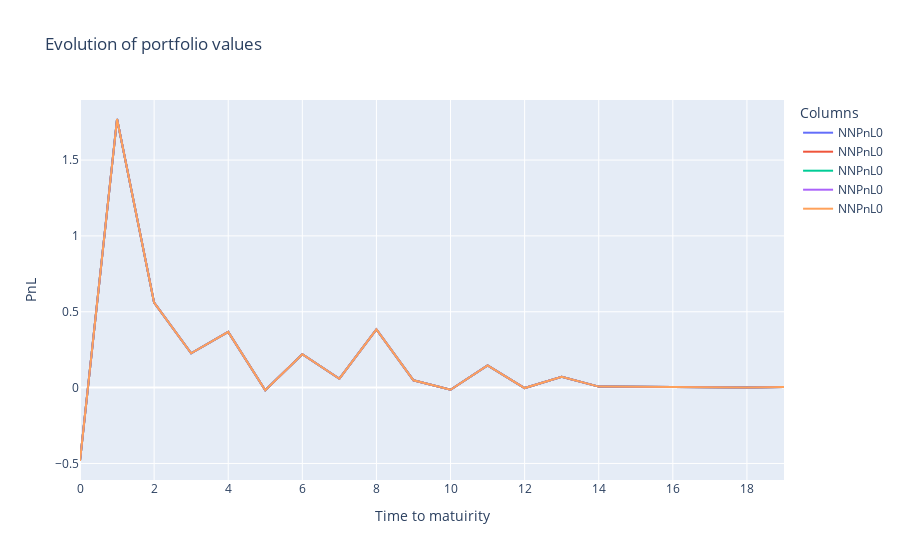

The notebook cell this image was saved under:
### Code cell
fig = go.Figure()
# Add traces for each column
for column in rewards.columns[values]:
    fig.add_trace(go.Scatter(x=rewards.index, y=rewards[column], mode='lines', name=f"NNPnL{column}"))
    #fig.add_trace(go.Scatter(x=rewards_1.index, y=rewards_1[column], mode='lines', name=f"DeltaPnL{column}"))

# Update layout
fig.update_layout(
    title='Evolution of portfolio values',
    xaxis_title='Time to matuirity',
    yaxis_title='PnL',
    template='plotly',
    legend=dict(title='Columns'),
)

# Show the plot
fig.show()

### Figure 1 — Plotly figure (JSON) as saved in the notebook; plotly's stock layout.template omitted (floating-point values rounded to 4 significant figures)
{"data": [{"mode": "lines", "name": "NNPnL0", "type": "scatter", "x": [0, 1, 2, 3, 4, 5, 6, 7, 8, 9, 10, 11, 12, 13, 14, 15, 16, 17, 18, 19], "y": [-0.4838, 1.771, 0.5599, 0.2264, 0.3669, -0.01715, 0.22, 0.0586, 0.3835, 0.0481, -0.01394, 0.146, -0.003155, 0.07082, 0.006567, 0.004908, 0.004745, 0.0002878, 0.001115, 0.004543]}, {"mode": "lines", "name": "NNPnL0", "type": "scatter", "x": [0, 1, 2, 3, 4, 5, 6, 7, 8, 9, 10, 11, 12, 13, 14, 15, 16, 17, 18, 19], "y": [-0.4838, 1.771, 0.5599, 0.2264, 0.3669, -0.01715, 0.22, 0.0586, 0.3835, 0.0481, -0.01394, 0.146, -0.003155, 0.07082, 0.006567, 0.004908, 0.004745, 0.0002878, 0.001115, 0.004543]}, {"mode": "lines", "name": "NNPnL0", "type": "scatter", "x": [0, 1, 2, 3, 4, 5, 6, 7, 8, 9, 10, 11, 12, 13, 14, 15, 16, 17, 18, 19], "y": [-0.4838, 1.771, 0.5599, 0.2264, 0.3669, -0.01715, 0.22, 0.0586, 0.3835, 0.0481, -0.01394, 0.146, -0.003155, 0.07082, 0.006567, 0.004908, 0.004745, 0.0002878, 0.001115, 0.004543]}, {"mode": "lines", "name": "NNPnL0", "type": "scatter", "x": [0, 1, 2, 3, 4, 5, 6, 7, 8, 9, 10, 11, 12, 13, 14, 15, 16, 17, 18, 19], "y": [-0.4838, 1.771, 0.5599, 0.2264, 0.3669, -0.01715, 0.22, 0.0586, 0.3835, 0.0481, -0.01394, 0.146, -0.003155, 0.07082, 0.006567, 0.004908, 0.004745, 0.0002878, 0.001115, 0.004543]}, {"mode": "lines", "name": "NNPnL0", "type": "scatter", "x": [0, 1, 2, 3, 4, 5, 6, 7, 8, 9, 10, 11, 12, 13, 14, 15, 16, 17, 18, 19], "y": [-0.4838, 1.771, 0.5599, 0.2264, 0.3669, -0.01715, 0.22, 0.0586, 0.3835, 0.0481, -0.01394, 0.146, -0.003155, 0.07082, 0.006567, 0.004908, 0.004745, 0.0002878, 0.001115, 0.004543]}], "layout": {"legend": {"title": {"text": "Columns"}}, "title": {"text": "Evolution of portfolio values"}, "xaxis": {"title": {"text": "Time to matuirity"}}, "yaxis": {"title": {"text": "PnL"}}}}
